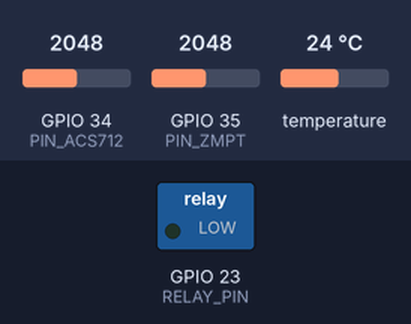
The sketch below on a simulated ESP32. On the bench: switched loads named in the sketch (green lamp = pin HIGH). The inputs (shaded band) are chosen by the test bench; at power-on: GPIO 35 (PIN_ZMPT) = 2048, GPIO 34 (PIN_ACS712) = 2048, temperature 24 °C. WiFi joins after 1.5 s; servers stay silent unless stated; what the sketch prints to the serial monitor is not drawn.

Above: at 2.7 s.
2.8 s: GPIO 35 (PIN_ZMPT) set to 1051
15.3 s: GPIO 35 (PIN_ZMPT) set to 969
At 25.4 s:
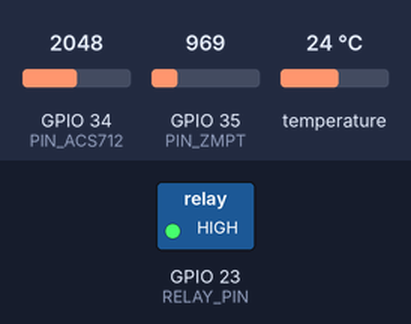
26.6 s: GPIO 35 (PIN_ZMPT) set to 1228
At 37.2 s:
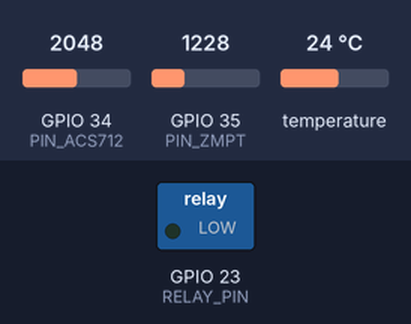
37.5 s: GPIO 35 (PIN_ZMPT) set to 491
At 48.4 s:
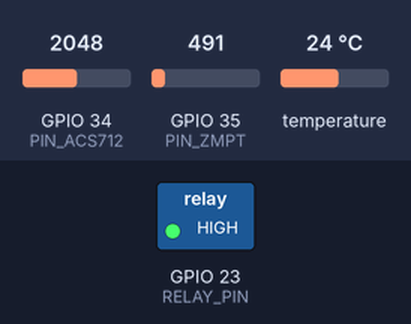
Timing chart, 0 to 49.9 s (numbered marks = the images above; inputs shaded):
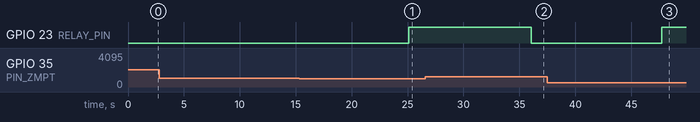

The sketch:

SENALESELECTRICAS.ino
```cpp
#include <WiFi.h>
#include <Wire.h>
#include <RTClib.h>
#include <OneWire.h>
#include <DallasTemperature.h>
#include <WiFiClientSecure.h>

// Definición de pines para los módulos
#define RELAY_PIN 23       // Relé conectado al pin D23
#define SDA_PIN 21         // SDA del RTC conectado al pin D21
#define SCL_PIN 22         // SCL del RTC conectado al pin D22
#define PIN_DS18B20 15     // DS18B20 conectado al pin D15
#define PIN_ZMPT 35        // ZMPT101B conectado al pin D35
#define PIN_ACS712 34      // ACS712 conectado al pin D34

// Credenciales WiFi
const char* ssid = "Wifi kikin";
const char* password = "87654321k";

// Token de Telegram y Chat ID
const char* token = "7777089180:AAHOIsqZ3K0xIu_lN3cvs7CUkNs75tER-UE";
const char* chat_id = "1271362249";

// Definición de la conexión a ThingSpeak
const char* server = "api.thingspeak.com";
String apiKey = "67HY3KSL6NG2DDBI";
WiFiClient client;

// Objetos RTC y sensores
RTC_DS3231 rtc;
OneWire oneWire(PIN_DS18B20);
DallasTemperature sensors(&oneWire);

// Variables globales
float voltage = 0.0;
float current = 0.0;
float temperature = 0.0;
bool relayState = false;

// Función de conexión WiFi
void setupWiFi() {
  Serial.println("Conectando a WiFi...");
  WiFi.begin(ssid, password);

  unsigned long startAttemptTime = millis();
  while (WiFi.status() != WL_CONNECTED && millis() - startAttemptTime < 20000) {
    delay(500);
    Serial.print(".");
  }

  if (WiFi.status() == WL_CONNECTED) {
    Serial.println("\nConexión WiFi establecida");
    Serial.print("IP: ");
    Serial.println(WiFi.localIP());
  } else {
    Serial.println("\nError: No se pudo conectar a WiFi.");
  }
}

// Leer corriente del ACS712
float readCurrent() {
  int sensorValue = analogRead(PIN_ACS712);
  float voltage = (sensorValue / 4095.0) * 3.3; // Resolución ADC de 12 bits
  return (voltage - 2.5) / 0.185; // Sensibilidad de 185 mV/A
}

// Leer voltaje del ZMPT101B
float readVoltage() {
  int sensorValue = analogRead(PIN_ZMPT);
  float voltage = (sensorValue / 4095.0) * 3.3; // Resolución ADC
  return voltage * 230.0; // Factor de calibración
}

// Leer temperatura del DS18B20
float readTemperature() {
  sensors.requestTemperatures();
  return sensors.getTempCByIndex(0);
}

// Enviar mensaje por Telegram
void sendTelegramMessage(const String& text) {
  WiFiClientSecure secureClient;
  secureClient.setInsecure();
  String url = "https://api.telegram.org/bot" + String(token) + "/sendMessage?chat_id=" + String(chat_id) + "&text=" + text;

  if (secureClient.connect("api.telegram.org", 443)) {
    secureClient.println("GET " + url + " HTTP/1.1");
    secureClient.println("Host: api.telegram.org");
    secureClient.println("Connection: close");
    secureClient.println();
    delay(500);
  } else {
    Serial.println("Error: No se pudo conectar a Telegram.");
  }
  secureClient.stop();
}

// Configurar ThingSpeak
void setupThingspeak() {
  if (client.connect(server, 80)) {
    Serial.println("Conectado a ThingSpeak");
  } else {
    Serial.println("Error al conectar a ThingSpeak");
  }
}

void setup() {
  Serial.begin(115200);
  Wire.begin(SDA_PIN, SCL_PIN);
  setupWiFi();
  sensors.begin();

  if (!rtc.begin()) {
    Serial.println("Error: No se pudo inicializar el RTC.");
  }

  pinMode(RELAY_PIN, OUTPUT);
  digitalWrite(RELAY_PIN, LOW); // Relé apagado por defecto
}

void loop() {
  // Leer sensores
  current = readCurrent();
  voltage = readVoltage();
  temperature = readTemperature();

  // Enviar datos a ThingSpeak
  String data = "field1=" + String(voltage) + "&field2=" + String(current) + "&field3=" + String(temperature);
  if (client.connect(server, 80)) {
    client.print(String("POST /update HTTP/1.1\r\n") +
                 "Host: api.thingspeak.com\r\n" +
                 "Connection: close\r\n" +
                 "X-THINGSPEAKAPIKEY: " + apiKey + "\r\n" +
                 "Content-Type: application/x-www-form-urlencoded\r\n" +
                 "Content-Length: " + data.length() + "\r\n\r\n" +
                 data);
    client.stop();
  } else {
    Serial.println("Error: No se pudo enviar datos a ThingSpeak.");
  }

  // Alerta de corriente alta o voltaje bajo
  if (current > 5.0) {
    sendTelegramMessage("⚠ ¡Alerta! Corriente alta detectada: " + String(current, 2) + " A");
  }

  if (voltage < 190.0) {
    sendTelegramMessage("⚠ ¡Alerta! Voltaje bajo detectado: " + String(voltage, 2) + " V");
  }

  // Control del relé
  if (voltage < 190.0 || current > 5.0) {
    digitalWrite(RELAY_PIN, HIGH); // Encender relé
    relayState = true;
  } else {
    digitalWrite(RELAY_PIN, LOW); // Apagar relé
    relayState = false;
  }

  delay(10000); // Esperar 10 segundos antes de la siguiente lectura
}
```

Measured:
- the behaviour switches between 1026 and 1025 on GPIO 35 (PIN_ZMPT) (found by bisection; images 0 and 1)
- after the input at 2.8 s, every drawn part: stays the same
- after the input at 15.3 s, GPIO 23 (RELAY_PIN): LOW → HIGH after 9.8 s
- after the input at 26.6 s, GPIO 23 (RELAY_PIN): HIGH → LOW after 9.5 s
- after the input at 37.5 s, GPIO 23 (RELAY_PIN): LOW → HIGH after 10.2 s
